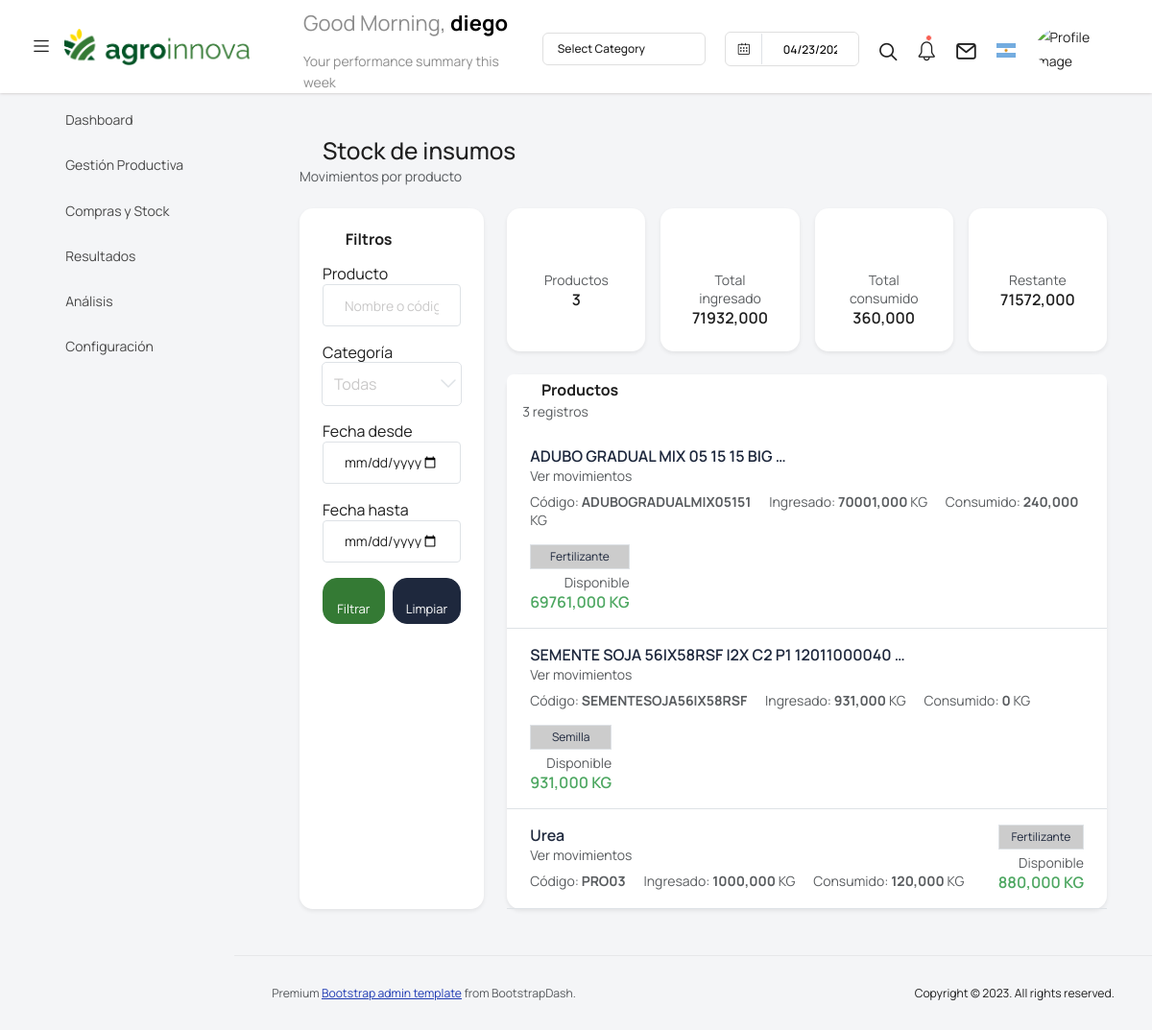
/stock/ (signed in), run on an earlier commit of the app's database.
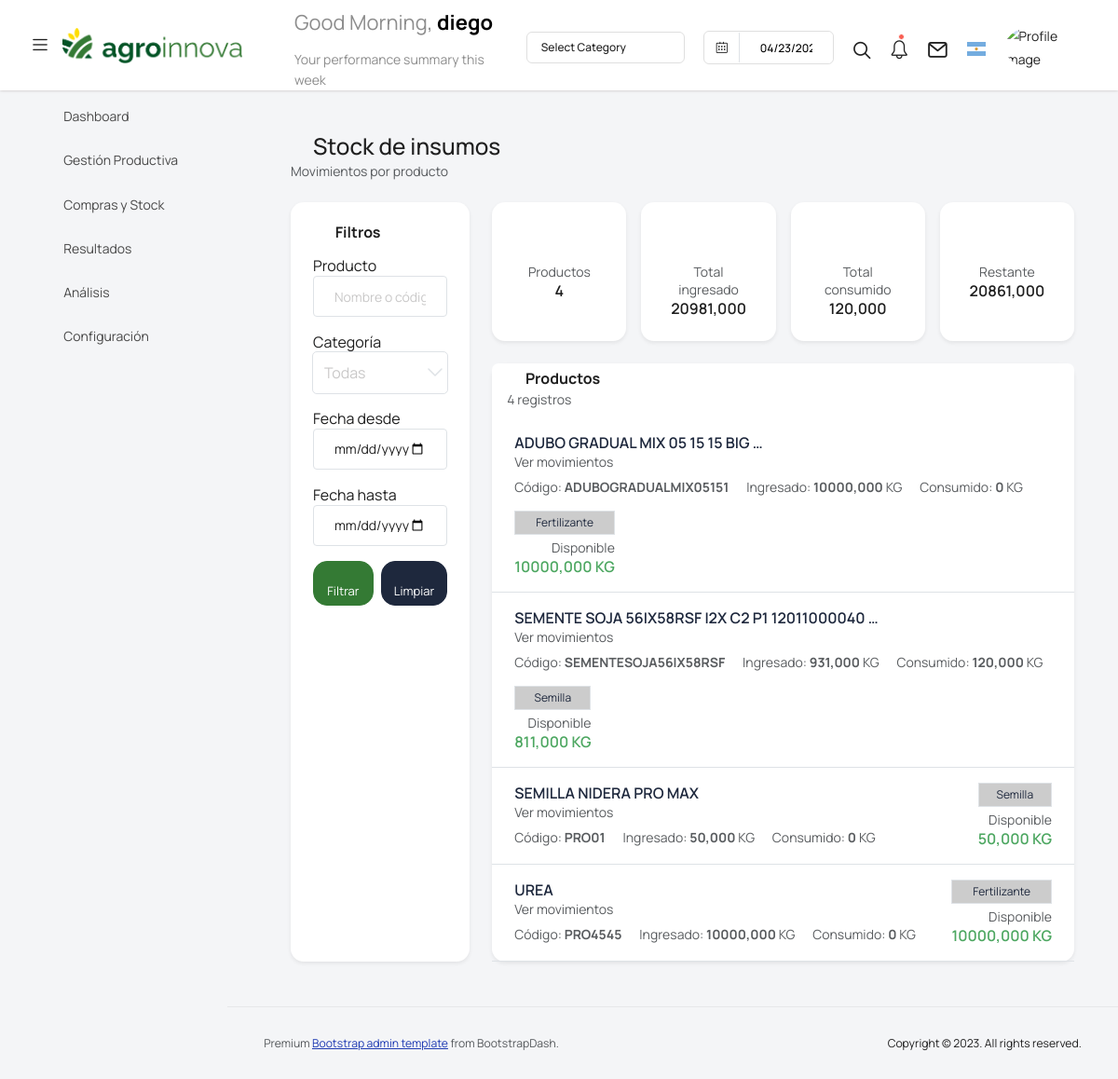
And on a later commit of the database.
### gestion_agro/models.py (models this page shows, shortened)
class Producto(models.Model):
    empresa = models.ForeignKey(Empresa, on_delete=models.CASCADE, related_name="productos")
    codigo = models.CharField(max_length=50, verbose_name=_("Código"))
    nombre = models.CharField(max_length=255, verbose_name=_("Nombre"))
    categoria = models.ForeignKey(CategoriaProducto, on_delete=models.PROTECT, related_name="productos", verbose_name=_("Categoría"))
    unidad_base = models.ForeignKey(Unidad, on_delete=models.PROTECT, related_name="productos_unidad_base", verbose_name=_("Unidad base"))
    presentacion_defualt = models.ForeignKey("PresentacionProducto", on_delete=models.SET_NULL, null=True, blank=True, related_name="productos_presentacion_default", verbose_name=_("Presentación default"))
    precio = models.DecimalField(max_digits=18, decimal_places=4, default=0, verbose_name=_("Precio"))
    maneja_stock = models.BooleanField(default=True, verbose_name=_("Maneja stock"))
    activo = models.BooleanField(default=True, verbose_name=_("Activo"))
    producto_final = models.BooleanField(default=False, verbose_name=_("Producto final (cosecha)"))
    class Meta:
        verbose_name = _("Producto")
        verbose_name_plural = _("Productos")
        ordering = ["nombre"]
        constraints = [
            models.UniqueConstraint(fields=["empresa", "codigo"], name="uq_producto_empresa_codigo")
        ]

class CategoriaProducto(models.Model):
    codigo = models.CharField(max_length=10, unique=True, verbose_name=_("Código"))
    nombre = models.CharField(max_length=100, verbose_name=_("Nombre"))
    es_semilla = models.BooleanField(default=False, verbose_name=_("Es semilla"))
    class Meta:
        verbose_name = _("Categoría de producto")
        verbose_name_plural = _("Categorías de producto")

### agro/models.py (models this page shows)
class Unidad(models.Model):
    nombre = models.CharField(max_length=50, verbose_name=_("Nombre"))
    abreviatura = models.CharField(max_length=10, verbose_name=_("Abreviatura"))
    factor_a_base = models.DecimalField(max_digits=10, decimal_places=6, verbose_name=_("Factor a unidad base"))
    class Meta:
        verbose_name = _("Unidad")
        verbose_name_plural = _("Unidades")
    def __str__(self):
        return self.abreviatura

### gestion_agro/views.py (the view)
# urls.py: path("stock/", vista_lista_stock, name="vista_lista_stock"),
@login_required
def vista_lista_stock(request):
    empresa = request.user.profile.empresa
    form = StockFiltroForm(request.GET or None)
    productos = Producto.objects.select_related(
        "categoria",
        "unidad_base"
    ).filter(
        empresa=empresa
    ).order_by("nombre")
    categorias = CategoriaProducto.objects.order_by("nombre")
    producto_txt = ""
    categoria = None
    fecha_desde = None
    fecha_hasta = None
    if form.is_valid():
        producto_txt = (form.cleaned_data.get("producto") or "").strip()
        categoria = form.cleaned_data.get("categoria")
        fecha_desde = form.cleaned_data.get("fecha_entrada_desde")
        fecha_hasta = form.cleaned_data.get("fecha_entrada_hasta")
    if producto_txt:
        productos_por_nombre = productos.filter(nombre__icontains=producto_txt)
        productos_por_codigo = productos.filter(codigo__icontains=producto_txt)
        productos = (productos_por_nombre | productos_por_codigo).distinct().order_by("nombre")
    if categoria:
        productos = productos.filter(categoria=categoria)
    lista_productos = []
    total_ingresado = Decimal("0")
    total_consumido = Decimal("0")
    total_restante = Decimal("0")
    for producto in productos:
        movimientos = MovimientoStock.objects.filter(
            producto=producto
        ).select_related("um")
        if fecha_desde:
            movimientos = movimientos.filter(fecha__gte=fecha_desde)
        if fecha_hasta:
            movimientos = movimientos.filter(fecha__lte=fecha_hasta)
        if not movimientos.exists():
            continue
        ingresado = Decimal("0")
        consumido = Decimal("0")
        unidad_base = producto.unidad_base
        for mov in movimientos:
            cantidad = convertir_unidad(mov.cantidad, mov.um, unidad_base)
            if mov.tipo == "ENTRADA":
                ingresado += cantidad
            elif mov.tipo == "SALIDA":
                consumido += cantidad
        restante = ingresado - consumido
        total_ingresado += ingresado
        total_consumido += consumido
        total_restante += restante
        lista_productos.append({
            "obj": producto,
            "ingresado": ingresado,
            "consumido": consumido,
            "restante": restante,
        })
    context = {
        "form": form,
        "categorias": categorias,
        "productos": lista_productos,
        "total_productos": len(lista_productos),
        "total_ingresado": total_ingresado,
        "total_consumido": total_consumido,
        "total_restante": total_restante,
    }
    print("ENTRO A vista_lista_stock")
    return render(request, "vista_lista_stock.html", context)

### gestion_agro/forms.py (shortened to what this page needs)
class StockFiltroForm(BaseSimpleForm):
    producto = forms.CharField(required=False, label=_("Producto"), widget=forms.TextInput(attrs={"placeholder": _("Nombre o código del producto"), "class": "form-control"}))
    categoria = forms.ModelChoiceField(queryset=CategoriaProducto.objects.order_by("nombre"), required=False, label=_("Categoría"), empty_label=_("Todas"), widget=forms.Select(attrs={"class": "form-select"}))
    fecha_entrada_desde = forms.DateField(required=False, label=_("Fecha entrada desde"), widget=forms.DateInput(attrs={"type": "date", "class": "form-control"}))
    fecha_entrada_hasta = forms.DateField(required=False, label=_("Fecha entrada hasta"), widget=forms.DateInput(attrs={"type": "date", "class": "form-control"}))

### gestion_agro/funciones_aux.py (called while the page is built, shortened)
def convertir_unidad(cantidad, unidad_origen, unidad_destino):
    if unidad_origen == unidad_destino:
        return cantidad

### templates/vista_lista_stock.html (shortened to what the changed rows need)
{% extends 'base.html' %}
{% load static %}
{% load i18n %}
{% block plugin_css %}
<link rel="stylesheet" href="{% static 'css/detalleCiclo.css' %}">
{% endblock %}
{% block content %}
<div class="container-fluid py-4">
    <div class="upload-card">
        <div class="row g-4">
            <div class="col-lg-9">
                <div class="row g-3 mb-4">
                    <div class="col-md-3">
                        <div class="card text-center h-100 border-0 shadow-sm">
                            <div class="card-body">
                                <i class="mdi mdi-format-list-bulleted fs-4 text-muted"></i>
                                <div class="mt-2 small text-muted">{% translate "Productos" %}</div>
                                <div class="fw-semibold">{{ total_productos }}</div>
                            </div>
                        </div>
                    </div>
                    <div class="col-md-3">
                        <div class="card text-center h-100 border-0 shadow-sm">
                            <div class="card-body">
                                <i class="mdi mdi-arrow-down-bold fs-4 text-muted"></i>
                                <div class="mt-2 small text-muted">{% translate "Total ingresado" %}</div>
                                <div class="fw-semibold">{{ total_ingresado }}</div>
                            </div>
                        </div>
                    </div>
                    <div class="col-md-3">
                        <div class="card text-center h-100 border-0 shadow-sm">
                            <div class="card-body">
                                <i class="mdi mdi-arrow-up-bold fs-4 text-muted"></i>
                                <div class="mt-2 small text-muted">{% translate "Total consumido" %}</div>
                                <div class="fw-semibold">{{ total_consumido }}</div>
                            </div>
                        </div>
                    </div>
                    <div class="col-md-3">
                        <div class="card text-center h-100 border-0 shadow-sm">
                            <div class="card-body">
                                <i class="mdi mdi-cube-outline fs-4 text-muted"></i>
                                <div class="mt-2 small text-muted">{% translate "Restante" %}</div>
                                <div class="fw-semibold">{{ total_restante }}</div>
                            </div>
                        </div>
                    </div>
                </div>
                <div class="card border-0 shadow-sm">
                    <div class="card-header bg-white border-0 d-flex justify-content-between align-items-center">
                        <div>
                            <h5 class="fw-bold mb-1">
                                <i class="mdi mdi-package-variant-closed me-1"></i>
                                {% translate "Productos" %}
                            </h5>
                            <p class="text-muted small mb-0">
                                {{ productos|length }} {% translate "registros" %}
                            </p>
                        </div>
                    </div>
                    <div class="card-body p-0" id="lista-productos">
                        {% if productos %}
                            {% for item in productos %}
                                {% with prod=item.obj %}
                                    <div class="border-bottom px-4 py-3">
                                        <div class="d-flex justify-content-between align-items-start flex-wrap gap-3">
                                            <div>
                                                <div class="fw-semibold">
                                                <a href="{% url 'vista_movimientos_producto' prod.id %}" class="text-decoration-none text-dark">
                                                    {{ prod.nombre|truncatewords:7 }}
                                                </a>
                                                </div>
                                                <div class="small text-muted">
                                                    {% translate "Ver movimientos" %}
                                                </div>
                                                <div class="small text-muted mt-2">
                                                    <span>
                                                        {% translate "Código" %}:
                                                        <strong>{{ prod.codigo }}</strong>
                                                    </span>
                                                    <span class="ms-3">
                                                        {% translate "Ingresado" %}:
                                                        <strong>{{ item.ingresado }}</strong>
                                                        {{ prod.unidad_base }}
                                                    </span>
                                                    <span class="ms-3">
                                                        {% translate "Consumido" %}:
                                                        <strong>{{ item.consumido }}</strong>
                                                        {{ prod.unidad_base }}
                                                    </span>
                                                </div>
                                            </div>
                                            <div class="text-end">
                                                <span class="badge bg-light text-dark border d-block mb-1">
                                                    {{ prod.categoria.nombre }}
                                                </span>
                                                <div class="small text-muted">
                                                    {% translate "Disponible" %}
                                                </div>
                                                <div class="fw-semibold fs-6
                                                    {% if item.restante > 0 %}
                                                        text-success
                                                    {% elif item.restante == 0 %}
                                                        text-warning
                                                    {% else %}
                                                        text-danger
                                                    {% endif %}
                                                ">
                                                    {{ item.restante }} {{ prod.unidad_base }}
                                                </div>
                                            </div>
                                        </div>
                                    </div>
                                {% endwith %}
                            {% endfor %}
                        {% else %}
                            <div class="text-center py-5 text-muted">
                                <i class="mdi mdi-package-variant-closed-remove display-5 d-block mb-2"></i>
                                {% translate "No hay productos cargados" %}
                            </div>
                        {% endif %}
                    </div>
                </div>
            </div>
        </div>
    </div>
</div>
{% endblock %}

What changed in the data, as far as the page shows it:
removed Producto: obj.nombre "Urea", obj.codigo "PRO03", ingresado "1000,000", obj.unidad_base "KG", consumido "120,000", obj.categoria.nombre "Fertilizante", restante "880,000"
changed Producto "ADUBOGRADUALMIX05151": ingresado "70001,000" → "10000,000"; consumido "240,000" → "0"; restante "69761,000" → "10000,000"
changed Producto "SEMENTESOJA56IX58RSF": consumido "0" → "120,000"; restante "931,000" → "811,000"
added Producto: obj.nombre "SEMILLA NIDERA PRO MAX", obj.codigo "PRO01", ingresado "50,000", obj.unidad_base "KG", consumido "0", obj.categoria.nombre "Semilla", restante "50,000"
added Producto: obj.nombre "UREA", obj.codigo "PRO4545", ingresado "10000,000", obj.unidad_base "KG", consumido "0", obj.categoria.nombre "Fertilizante", restante "10000,000"
Also different on the page:
{{ total_productos }}: "3" → "4"
{{ total_ingresado }}: "71932,000" → "20981,000"
{{ total_consumido }}: "360,000" → "120,000"
{{ total_restante }}: "71572,000" → "20861,000"
{{ productos|length }}: "3" → "4"
